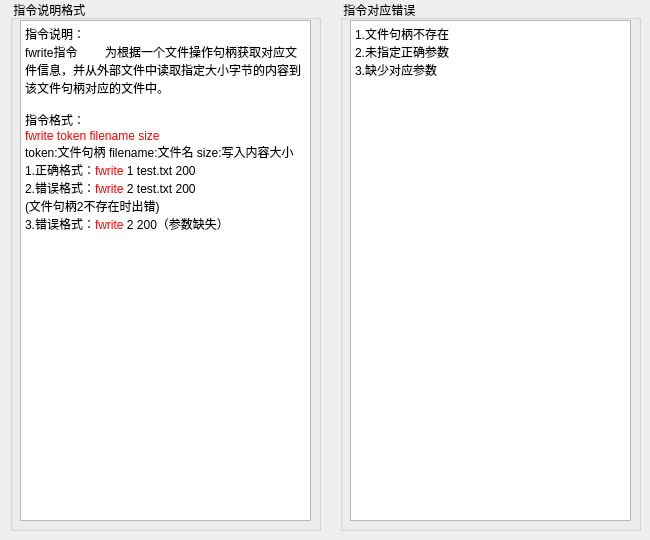
   <widget class="QWidget" name="tab_12">
    <attribute name="title">
     <string>fwrite</string>
    </attribute>
    <widget class="QGroupBox" name="groupBox_23">
     <property name="geometry">
      <rect>
       <x>340</x>
       <y>0</y>
       <width>301</width>
       <height>531</height>
      </rect>
     </property>
     <property name="title">
      <string> 指令对应错误</string>
     </property>
     <widget class="QTextBrowser" name="textBrowser_29">
      <property name="geometry">
       <rect>
        <x>10</x>
        <y>20</y>
        <width>281</width>
        <height>501</height>
       </rect>
      </property>
      <property name="html">
       <string>&lt;!DOCTYPE HTML PUBLIC &quot;-//W3C//DTD HTML 4.0//EN&quot; &quot;http://www.w3.org/TR/REC-html40/strict.dtd&quot;&gt;
&lt;html&gt;&lt;head&gt;&lt;meta name=&quot;qrichtext&quot; content=&quot;1&quot; /&gt;&lt;style type=&quot;text/css&quot;&gt;
p, li { white-space: pre-wrap; }
&lt;/style&gt;&lt;/head&gt;&lt;body style=&quot; font-family:'SimSun'; font-size:9pt; font-weight:400; font-style:normal;&quot;&gt;
&lt;p style=&quot; margin-top:0px; margin-bottom:0px; margin-left:0px; margin-right:0px; -qt-block-indent:0; text-indent:0px;&quot;&gt;1.文件句柄不存在&lt;/p&gt;
&lt;p style=&quot; margin-top:0px; margin-bottom:0px; margin-left:0px; margin-right:0px; -qt-block-indent:0; text-indent:0px;&quot;&gt;2.未指定正确参数&lt;/p&gt;
&lt;p style=&quot; margin-top:0px; margin-bottom:0px; margin-left:0px; margin-right:0px; -qt-block-indent:0; text-indent:0px;&quot;&gt;3.缺少对应参数&lt;/p&gt;
&lt;p style=&quot;-qt-paragraph-type:empty; margin-top:0px; margin-bottom:0px; margin-left:0px; margin-right:0px; -qt-block-indent:0; text-indent:0px;&quot;&gt;&lt;br /&gt;&lt;/p&gt;&lt;/body&gt;&lt;/html&gt;</string>
      </property>
     </widget>
    </widget>
    <widget class="QGroupBox" name="groupBox_24">
     <property name="geometry">
      <rect>
       <x>10</x>
       <y>0</y>
       <width>311</width>
       <height>531</height>
      </rect>
     </property>
     <property name="title">
      <string> 指令说明格式</string>
     </property>
     <widget class="QTextBrowser" name="textBrowser_30">
      <property name="geometry">
       <rect>
        <x>10</x>
        <y>20</y>
        <width>291</width>
        <height>501</height>
       </rect>
      </property>
      <property name="html">
       <string>&lt;!DOCTYPE HTML PUBLIC &quot;-//W3C//DTD HTML 4.0//EN&quot; &quot;http://www.w3.org/TR/REC-html40/strict.dtd&quot;&gt;
&lt;html&gt;&lt;head&gt;&lt;meta name=&quot;qrichtext&quot; content=&quot;1&quot; /&gt;&lt;style type=&quot;text/css&quot;&gt;
p, li { white-space: pre-wrap; }
&lt;/style&gt;&lt;/head&gt;&lt;body style=&quot; font-family:'SimSun'; font-size:9pt; font-weight:400; font-style:normal;&quot;&gt;
&lt;p style=&quot; margin-top:0px; margin-bottom:0px; margin-left:0px; margin-right:0px; -qt-block-indent:0; text-indent:0px;&quot;&gt;指令说明：&lt;/p&gt;
&lt;p style=&quot; margin-top:0px; margin-bottom:0px; margin-left:0px; margin-right:0px; -qt-block-indent:0; text-indent:0px;&quot;&gt;fwrite指令	为根据一个文件操作句柄获取对应文件信息，并从外部文件中读取指定大小字节的内容到该文件句柄对应的文件中。&lt;/p&gt;
&lt;p style=&quot;-qt-paragraph-type:empty; margin-top:0px; margin-bottom:0px; margin-left:0px; margin-right:0px; -qt-block-indent:0; text-indent:0px;&quot;&gt;&lt;br /&gt;&lt;/p&gt;
&lt;p style=&quot; margin-top:0px; margin-bottom:0px; margin-left:0px; margin-right:0px; -qt-block-indent:0; text-indent:0px;&quot;&gt;指令格式：&lt;/p&gt;
&lt;p style=&quot; margin-top:0px; margin-bottom:0px; margin-left:0px; margin-right:0px; -qt-block-indent:0; text-indent:0px;&quot;&gt;&lt;span style=&quot; font-family:'宋体'; color:#ff0000;&quot;&gt;fwrite token filename size&lt;/span&gt; &lt;/p&gt;
&lt;p style=&quot; margin-top:0px; margin-bottom:0px; margin-left:0px; margin-right:0px; -qt-block-indent:0; text-indent:0px;&quot;&gt;&lt;span style=&quot; font-family:'宋体';&quot;&gt;token:文件句柄 filename:文件名 size:写入内容大小&lt;/span&gt; &lt;/p&gt;
&lt;p style=&quot; margin-top:0px; margin-bottom:0px; margin-left:0px; margin-right:0px; -qt-block-indent:0; text-indent:0px;&quot;&gt;&lt;span style=&quot; font-family:'宋体';&quot;&gt;1.正确格式：&lt;/span&gt;&lt;span style=&quot; font-family:'宋体'; color:#ff0000;&quot;&gt;fwrite&lt;/span&gt;&lt;span style=&quot; font-family:'宋体';&quot;&gt; 1 test.txt 200&lt;/span&gt; &lt;/p&gt;
&lt;p style=&quot; margin-top:0px; margin-bottom:0px; margin-left:0px; margin-right:0px; -qt-block-indent:0; text-indent:0px;&quot;&gt;&lt;span style=&quot; font-family:'宋体';&quot;&gt;2.错误格式：&lt;/span&gt;&lt;span style=&quot; font-family:'宋体'; color:#ff0000;&quot;&gt;fwrite&lt;/span&gt;&lt;span style=&quot; font-family:'宋体';&quot;&gt; 2 test.txt 200&lt;/span&gt;&lt;/p&gt;
&lt;p style=&quot; margin-top:0px; margin-bottom:0px; margin-left:0px; margin-right:0px; -qt-block-indent:0; text-indent:0px;&quot;&gt;&lt;span style=&quot; font-family:'宋体';&quot;&gt;(文件句柄2不存在时出错)&lt;/span&gt; &lt;/p&gt;
&lt;p style=&quot; margin-top:0px; margin-bottom:0px; margin-left:0px; margin-right:0px; -qt-block-indent:0; text-indent:0px;&quot;&gt;&lt;span style=&quot; font-family:'宋体';&quot;&gt;3.错误格式：&lt;/span&gt;&lt;span style=&quot; font-family:'宋体'; color:#ff0000;&quot;&gt;fwrite&lt;/span&gt;&lt;span style=&quot; font-family:'宋体';&quot;&gt; 2 200（参数缺失）&lt;/span&gt; &lt;/p&gt;&lt;/body&gt;&lt;/html&gt;</string>
      </property>
     </widget>
    </widget>
   </widget>
